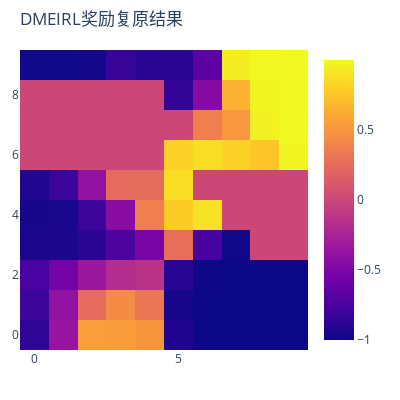

Notebook cell for this chart:
### Code cell
world.ShowRewardsResult(rewards_result,title='DMEIRL奖励复原结果')
